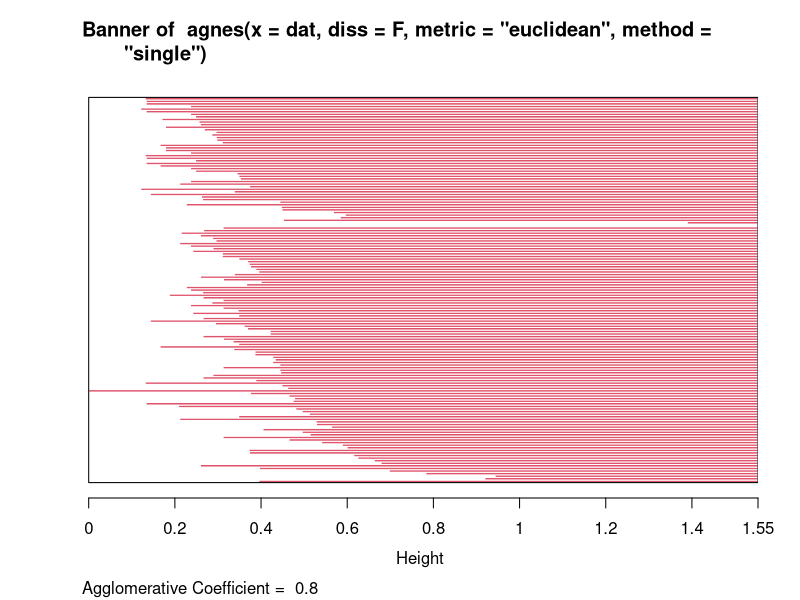
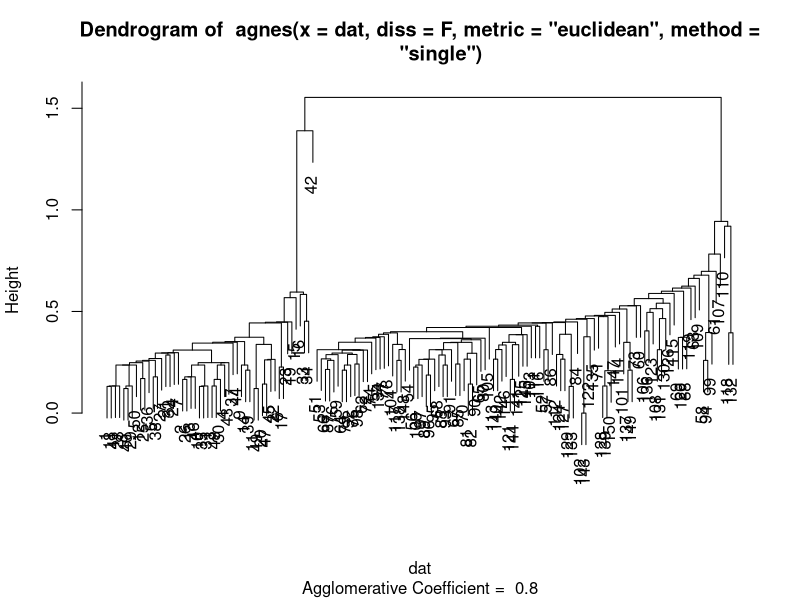
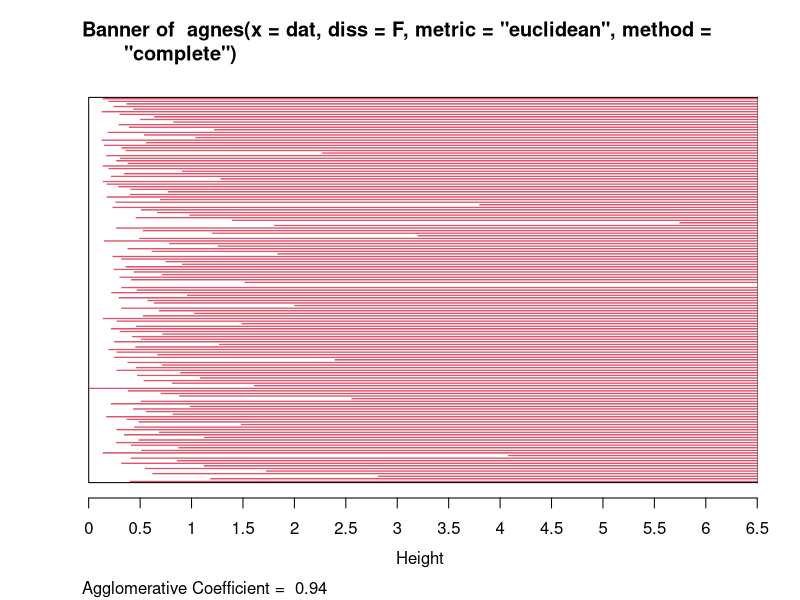
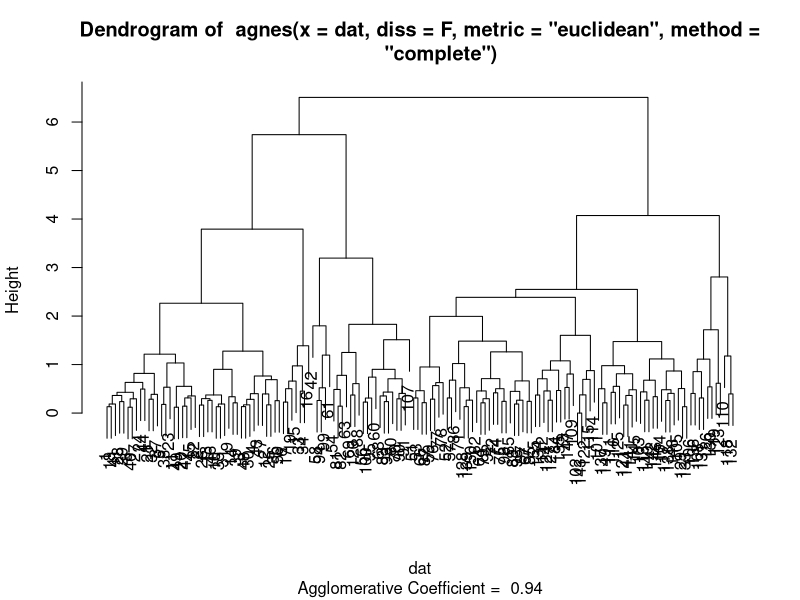
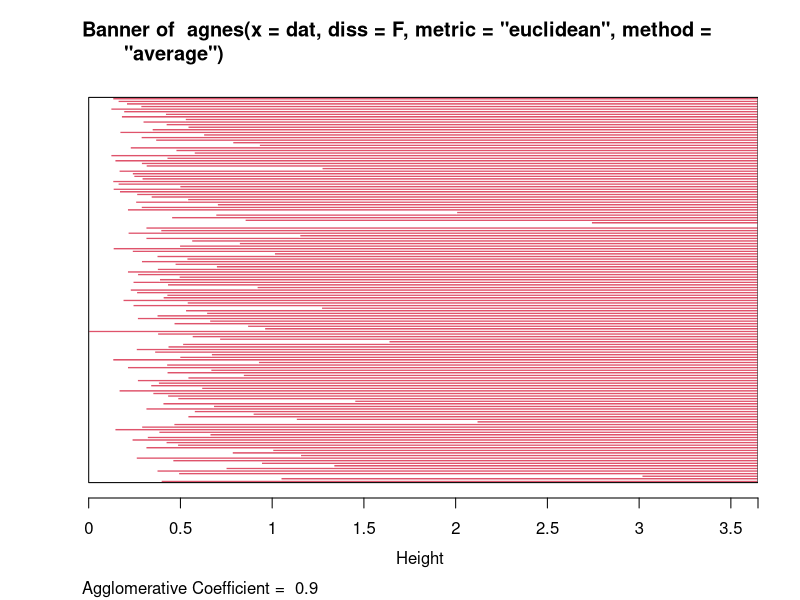
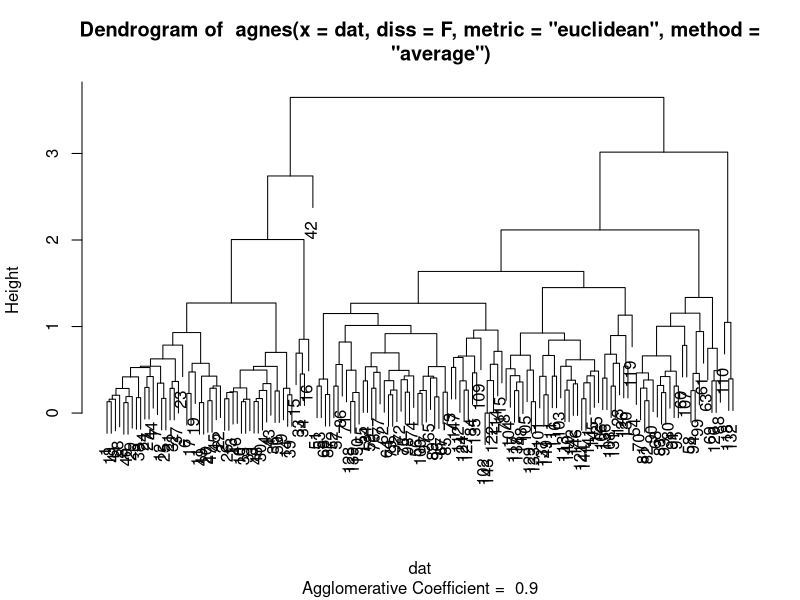
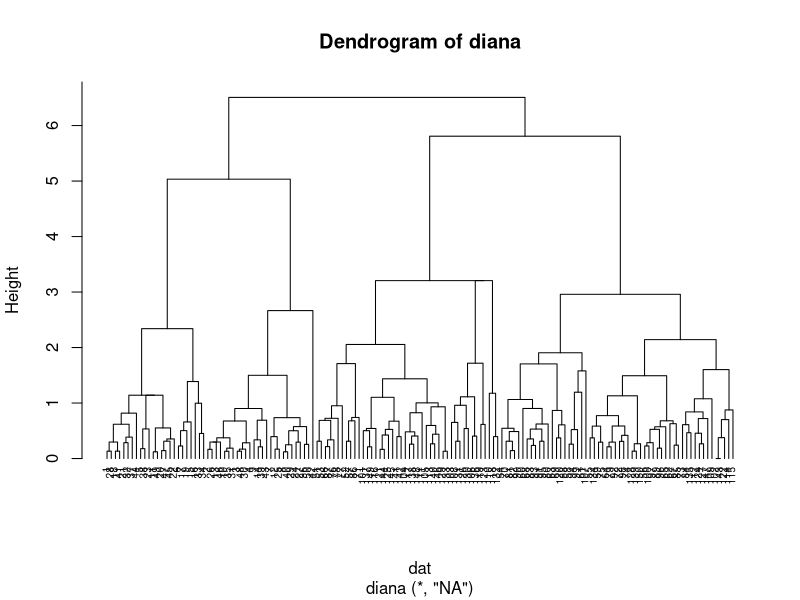
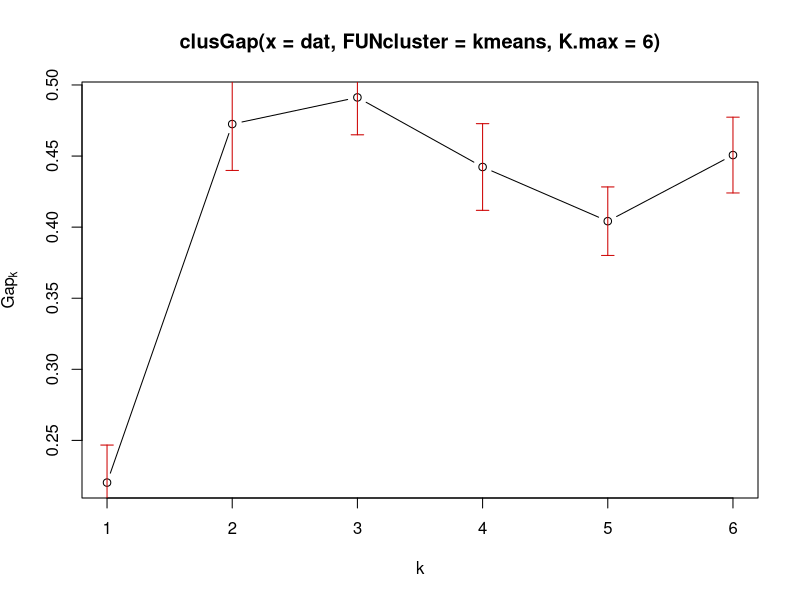

The R source for these figures, in order:
## ---- chunk 1
knitr::opts_chunk$set(echo = TRUE)
## ---- chunk 2
# Initialise

# Clear environment
rm(list=ls())
# Clear all plots
if(!is.null(dev.list())) dev.off()

# Install packages
#install.packages("mclust")
library(mclust)
#install.packages("MASS")
library(MASS)
#install.packages("cluster")
library(cluster)

## ---- chunk 3
# Load data
data("iris")
head(iris)
# ignore species column
# the variables should all be measured in the same units, but scale just in case
dat <- iris[,1:4]
dat <- scale(dat)
head(dat)

## ---- chunk 4

hc_sl <- agnes(dat, 
               diss=F,    # because our input is a data frame, not a dissimilarity matrix
               metric="euclidean",   # euclidean makes the most sense here
               method="single")      # single linkage
summary(hc_sl)
## ---- chunk 5
plot(hc_sl)

## ---- chunk 6
hc_cl <- agnes(dat, 
               diss=F,    
               metric="euclidean",   
               method="complete")      
plot(hc_cl)
## ---- chunk 7

hc_al <- agnes(dat, 
               diss=F,    
               metric="euclidean",   
               method="average")      
plot(hc_al)
## ---- chunk 8

# compute divisive hierarchical clustering
hc_d <- diana(dat)

# Divise coefficient
hc_d$dc

# plot dendrogram
pltree(hc_d, cex = 0.6, hang = -1, main = "Dendrogram of diana")
## ---- chunk 9

set.seed(123)
gap_km <- clusGap(dat, FUN=kmeans, K.max=6)
plot(gap_km)
gap_km
## ---- chunk 10

set.seed(123)
k.max <- 6
sil <- rep(0, k.max)
for(i in 2:k.max){
  km.res <- kmeans(dat, centers = i, nstart = 25)
  ss <- silhouette(km.res$cluster, dist(dat))
  sil[i] <- mean(ss[, 3])
}
plot(1:k.max, sil, type = "b", pch = 19,
     frame = FALSE, xlab = "Number of clusters k")
abline(v = which.max(sil), lty = 2)

## ---- chunk 11
set.seed(123)
nhc_km <- kmeans(dat, 3)
#nhc_km
plot(dat, col = nhc_km$cluster, pch = 20)
## ---- chunk 12

nhc_pam <- pam(dat, 3)
summary(nhc_pam)
## ---- chunk 13
plot(dat, col = nhc_pam$cluster, pch = 20)
## ---- chunk 14

nhc_fan <- fanny(dat,3)
summary(nhc_fan)

## ---- chunk 15

plot(dat, col = nhc_fan$clustering, pch = 20)

## ---- chunk 16

bic <- mclustBIC(dat)
summary(bic)
nhc_pg <- Mclust(dat, x=bic) 
summary(nhc_pg)

plot(nhc_pg, what = "classification")

## ---- chunk 17

plot(dat, col = nhc_km$cluster, pch = 20)
legend("topleft", pch=16, col=c(1,2,3),
       legend=c("cluster 1","cluster 2","cluster 3"))

plot(dat, col = nhc_pg$classification, pch = 20)
legend("topleft", pch=16, col=c(1,2),
       legend=c("cluster 1","cluster 2"))
